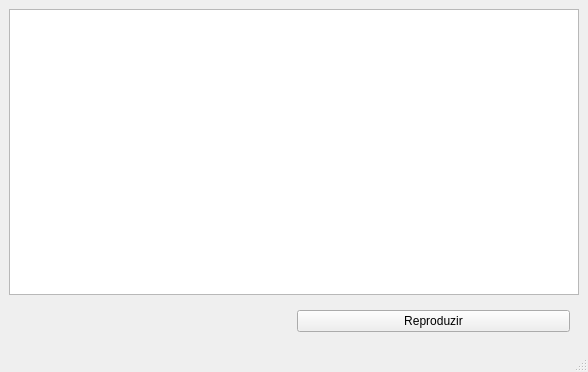
<?xml version="1.0" encoding="UTF-8"?>
<ui version="4.0">
 <class>MainWindow</class>
 <widget class="QMainWindow" name="MainWindow">
  <property name="geometry">
   <rect>
    <x>0</x>
    <y>0</y>
    <width>588</width>
    <height>372</height>
   </rect>
  </property>
  <property name="windowTitle">
   <string>TerêTorrent viewer</string>
  </property>
  <widget class="QWidget" name="centralwidget">
   <layout class="QVBoxLayout" name="verticalLayout">
    <item>
     <widget class="QTableView" name="listaArquivos"/>
    </item>
    <item>
     <widget class="QWidget" name="widget" native="true">
      <layout class="QHBoxLayout" name="horizontalLayout">
       <item>
        <widget class="QWidget" name="widget_2" native="true"/>
       </item>
       <item>
        <widget class="QPushButton" name="pushButton">
         <property name="text">
          <string>Reproduzir</string>
         </property>
        </widget>
       </item>
      </layout>
     </widget>
    </item>
   </layout>
  </widget>
  <widget class="QMenuBar" name="menubar">
   <property name="geometry">
    <rect>
     <x>0</x>
     <y>0</y>
     <width>588</width>
     <height>23</height>
    </rect>
   </property>
  </widget>
  <widget class="QStatusBar" name="statusbar"/>
 </widget>
 <resources/>
 <connections/>
</ui>
